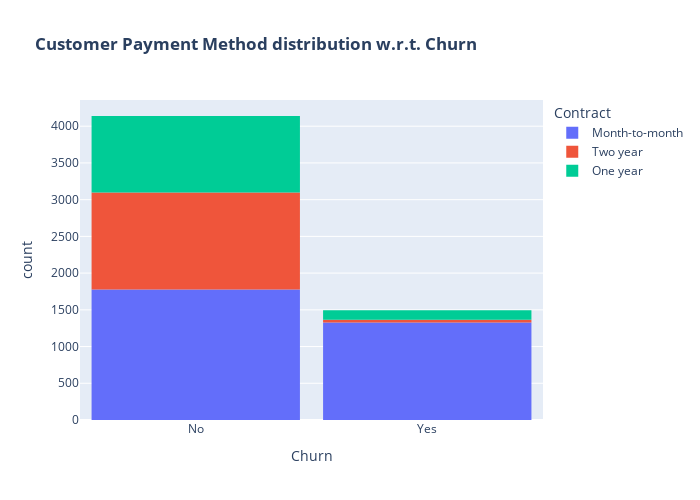

Here is the notebook cell this chart was saved with:
### Code cell
fig = px.histogram(df, x="Churn", color="Contract", title="<b>Customer Payment Method distribution w.r.t. Churn</b>")
fig.update_layout(width=700, height=500, bargap=0.1)
fig.show()

### Figure 1 — Plotly figure (JSON) as saved in the notebook; plotly's stock layout.template omitted (floating-point values rounded to 4 significant figures; data arrays with more than 128 entries replaced by an {"elided": "..."} marker saying what was removed)
{"data": [{"bingroup": "x", "hovertemplate": "Contract=Month-to-month<br>Churn=%{x}<br>count=%{y}<extra></extra>", "legendgroup": "Month-to-month", "marker": {"color": "#636efa", "pattern": {"shape": ""}}, "name": "Month-to-month", "orientation": "v", "showlegend": true, "type": "histogram", "x": {"elided": "3102 str values"}, "xaxis": "x", "yaxis": "y"}, {"bingroup": "x", "hovertemplate": "Contract=Two year<br>Churn=%{x}<br>count=%{y}<extra></extra>", "legendgroup": "Two year", "marker": {"color": "#EF553B", "pattern": {"shape": ""}}, "name": "Two year", "orientation": "v", "showlegend": true, "type": "histogram", "x": {"elided": "1359 str values"}, "xaxis": "x", "yaxis": "y"}, {"bingroup": "x", "hovertemplate": "Contract=One year<br>Churn=%{x}<br>count=%{y}<extra></extra>", "legendgroup": "One year", "marker": {"color": "#00cc96", "pattern": {"shape": ""}}, "name": "One year", "orientation": "v", "showlegend": true, "type": "histogram", "x": {"elided": "1173 str values"}, "xaxis": "x", "yaxis": "y"}], "layout": {"bargap": 0.1, "barmode": "relative", "height": 500, "legend": {"title": {"text": "Contract"}, "tracegroupgap": 0}, "title": {"text": "<b>Customer Payment Method distribution w.r.t. Churn</b>"}, "width": 700, "xaxis": {"anchor": "y", "domain": [0, 1], "title": {"text": "Churn"}}, "yaxis": {"anchor": "x", "domain": [0, 1], "title": {"text": "count"}}}}
